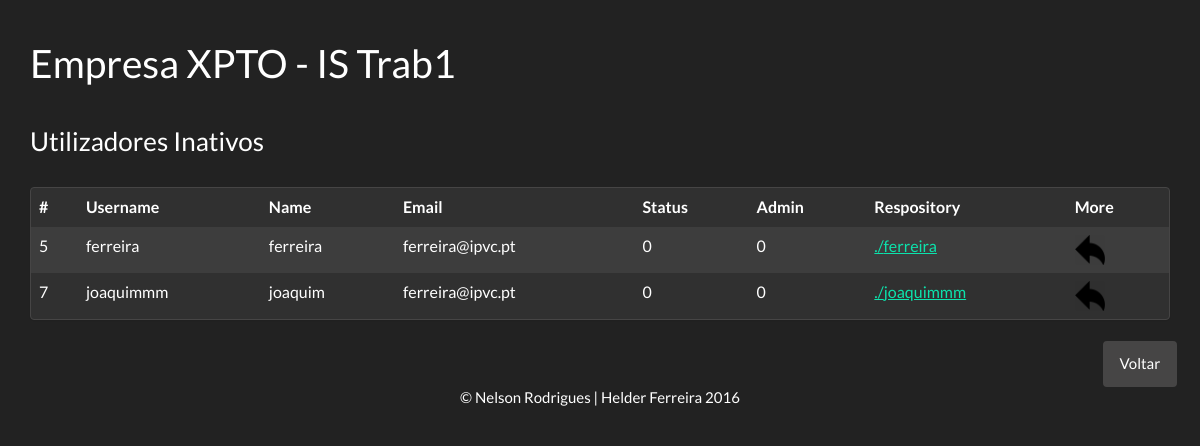
The app's page /code/inactiveusers.php (signed in), older data.
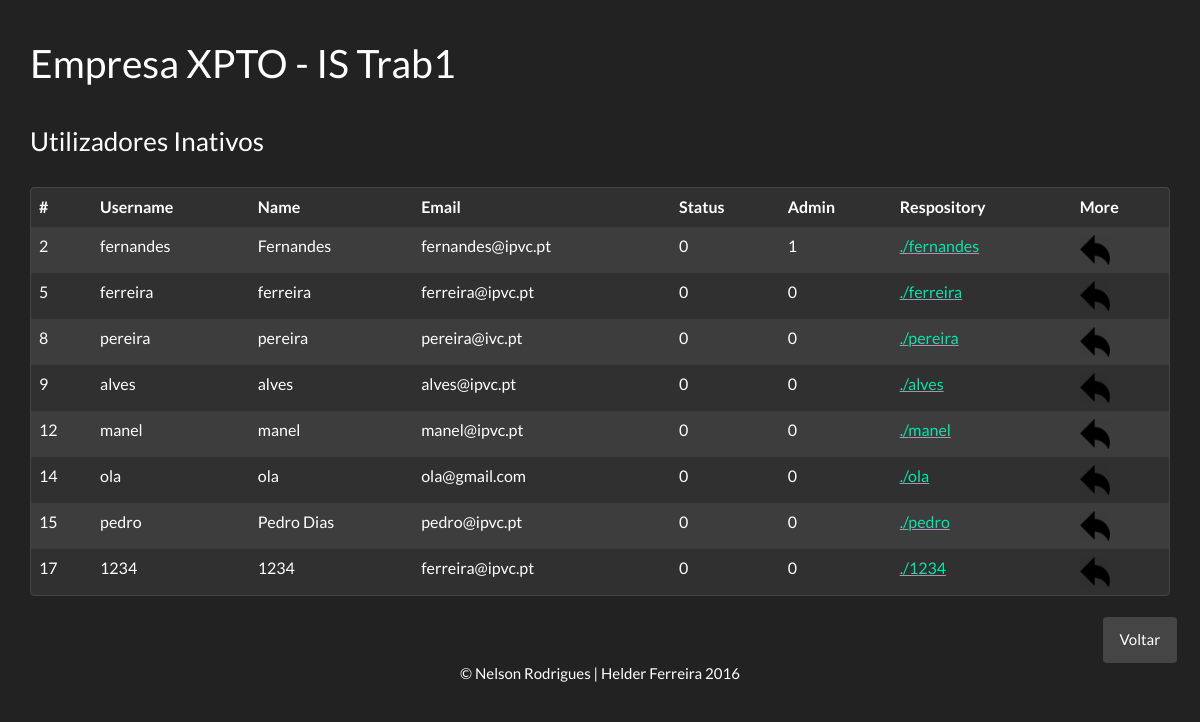
The same page, newer data.
### tables this page shows
CREATE TABLE `users` (
  `id_user` int(11) NOT NULL,
  `name` varchar(50) NOT NULL,
  `username` varchar(50) NOT NULL,
  `password` varchar(50) NOT NULL,
  `repassword` varchar(50) NOT NULL,
  `email` varchar(100) NOT NULL,
  `isadmin` tinyint(1) NOT NULL,
  `status` tinyint(1) NOT NULL
);

### code/inactiveusers.php (the view, shortened to what this page needs)
<html>
    <head>
    </head>
    <?php include 'header.php'; ?>
    <body>
        <div class="container">
            <div class="page-header">
              <h1>Empresa XPTO - IS Trab1</h1>
            </div>
            <h3>Utilizadores Inativos</h3>
            <br>
             <div class="panel panel-default">
                <table class="table table-hover table-striped">
                    <thead>
                      <tr>
                        <th>#</th>
                        <th>Username</th>
                        <th>Name</th>
                        <th>Email</th>
                        <th>Status</th>
                        <th>Admin</th>
                        <th>Respository</th>
                        <th>More</th>
                      </tr>
                    </thead>
                    <tbody>
                        <?php
                            include_once 'connection.php';
                            $q = "select * from users";
                            $result = $conn->query($q);
                            if ($result->num_rows > 0) {
                                while($row = $result->fetch_assoc()) {
                                    if($row['status'] == 0){
                                        echo "<tr>";
                                        echo "<td>".$row["id_user"]."</td>";
                                        echo "<td>".$row["username"]."</td>";
                                        echo "<td>".$row["name"]."</td>";
                                        echo "<td>".$row["email"]."</td>";
                                        echo "<td>".$row["status"]."</td>";
                                        echo "<td>".$row["isadmin"]."</td>";
                                        echo '<td><a href="repository.php?id='.$row["id_user"].'">./'.$row["username"].'</a</td>';
                                        echo '<td><a href="reactiveuser.php?id='.$row["id_user"].'"><img src="images/reactive.png"style="width:30px;height:30px;"></a></td>';
                                        echo "</tr>";
                                    }
                                }
                            } else {
                                echo "0 results";
                            }
                        ?>
                    </tbody>
                </table>
            </div>
            <div class="row">
                <div class="col-md-11"></div>
                <div class="col-md-1">
                    <a href="ahome.php"><button type="button" class="btn btn-default">Voltar</button></a>
                </div>
            </div>
        </div>
        <?php include 'footer.php'; ?>
    </body>
</html>

### code/header.php (shortened to what this page needs)
<head>
    <link rel="stylesheet" href="css/bootstrap.min.css">
    <link rel="stylesheet" href="css/bootstrap-theme.min.css">
</head>

### code/footer.php
<div class="container">
     <center><p class="lasttext">&copy; Nelson Rodrigues | Helder Ferreira 2016</p></center>
</div>

Row changes from the older to the newer data that the page shows:
removed users: id_user "7", username "joaquimmm", name "joaquim", email "ferreira@ipvc.pt", status "0", isadmin "0"
now on this page (row edited): users: id_user "2", username "fernandes", name "Fernandes", email "fernandes@ipvc.pt", status "0", isadmin "1"
added users: id_user "8", username "pereira", name "pereira", email "pereira@ivc.pt", status "0", isadmin "0"
added users: id_user "9", username "alves", name "alves", email "alves@ipvc.pt", status "0", isadmin "0"
added users: id_user "12", username "manel", name "manel", email "manel@ipvc.pt", status "0", isadmin "0"
added users: id_user "14", username "ola", name "ola", email "ola@gmail.com", status "0", isadmin "0"
added users: id_user "15", username "pedro", name "Pedro Dias", email "pedro@ipvc.pt", status "0", isadmin "0"
added users: id_user "17", username "1234", name "1234", email "ferreira@ipvc.pt", status "0", isadmin "0"
